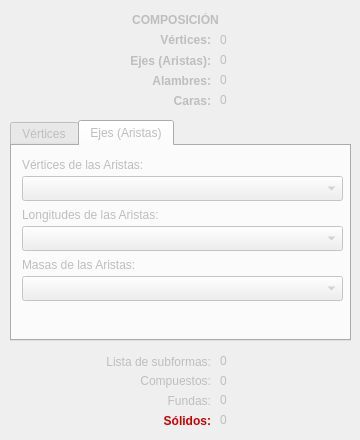
   <widget class="QWidget" name="composicion">
    <property name="enabled">
     <bool>false</bool>
    </property>
    <attribute name="title">
     <string>Comp.</string>
    </attribute>
    <widget class="QLabel" name="etVertices">
     <property name="geometry">
      <rect>
       <x>10</x>
       <y>30</y>
       <width>201</width>
       <height>20</height>
      </rect>
     </property>
     <property name="text">
      <string>&lt;html&gt;&lt;head/&gt;&lt;body&gt;&lt;p&gt;&lt;span style=&quot; font-weight:600;&quot;&gt;Vértices:&lt;/span&gt;&lt;/p&gt;&lt;/body&gt;&lt;/html&gt;</string>
     </property>
     <property name="textFormat">
      <enum>Qt::RichText</enum>
     </property>
     <property name="alignment">
      <set>Qt::AlignRight|Qt::AlignTrailing|Qt::AlignVCenter</set>
     </property>
     <property name="textInteractionFlags">
      <set>Qt::LinksAccessibleByMouse|Qt::TextSelectableByKeyboard|Qt::TextSelectableByMouse</set>
     </property>
    </widget>
    <widget class="QLabel" name="vertices">
     <property name="geometry">
      <rect>
       <x>220</x>
       <y>30</y>
       <width>131</width>
       <height>20</height>
      </rect>
     </property>
     <property name="text">
      <string>0</string>
     </property>
     <property name="textInteractionFlags">
      <set>Qt::LinksAccessibleByMouse|Qt::TextSelectableByKeyboard|Qt::TextSelectableByMouse</set>
     </property>
    </widget>
    <widget class="QLabel" name="etEjes">
     <property name="geometry">
      <rect>
       <x>10</x>
       <y>51</y>
       <width>201</width>
       <height>20</height>
      </rect>
     </property>
     <property name="text">
      <string>&lt;html&gt;&lt;head/&gt;&lt;body&gt;&lt;p&gt;&lt;span style=&quot; font-weight:600;&quot;&gt;Ejes (Aristas):&lt;/span&gt;&lt;/p&gt;&lt;/body&gt;&lt;/html&gt;</string>
     </property>
     <property name="textFormat">
      <enum>Qt::RichText</enum>
     </property>
     <property name="alignment">
      <set>Qt::AlignRight|Qt::AlignTrailing|Qt::AlignVCenter</set>
     </property>
     <property name="textInteractionFlags">
      <set>Qt::LinksAccessibleByMouse|Qt::TextSelectableByKeyboard|Qt::TextSelectableByMouse</set>
     </property>
    </widget>
    <widget class="QLabel" name="ejes">
     <property name="geometry">
      <rect>
       <x>220</x>
       <y>50</y>
       <width>131</width>
       <height>20</height>
      </rect>
     </property>
     <property name="text">
      <string>0</string>
     </property>
     <property name="textInteractionFlags">
      <set>Qt::LinksAccessibleByMouse|Qt::TextSelectableByKeyboard|Qt::TextSelectableByMouse</set>
     </property>
    </widget>
    <widget class="QLabel" name="etAlambres">
     <property name="geometry">
      <rect>
       <x>10</x>
       <y>71</y>
       <width>201</width>
       <height>20</height>
      </rect>
     </property>
     <property name="text">
      <string>&lt;html&gt;&lt;head/&gt;&lt;body&gt;&lt;p&gt;&lt;span style=&quot; font-weight:600;&quot;&gt;Alambres:&lt;/span&gt;&lt;/p&gt;&lt;/body&gt;&lt;/html&gt;</string>
     </property>
     <property name="textFormat">
      <enum>Qt::RichText</enum>
     </property>
     <property name="alignment">
      <set>Qt::AlignRight|Qt::AlignTrailing|Qt::AlignVCenter</set>
     </property>
     <property name="textInteractionFlags">
      <set>Qt::LinksAccessibleByMouse|Qt::TextSelectableByKeyboard|Qt::TextSelectableByMouse</set>
     </property>
    </widget>
    <widget class="QLabel" name="alambres">
     <property name="geometry">
      <rect>
       <x>220</x>
       <y>70</y>
       <width>131</width>
       <height>20</height>
      </rect>
     </property>
     <property name="text">
      <string>0</string>
     </property>
     <property name="textInteractionFlags">
      <set>Qt::LinksAccessibleByMouse|Qt::TextSelectableByKeyboard|Qt::TextSelectableByMouse</set>
     </property>
    </widget>
    <widget class="QLabel" name="etSubformas">
     <property name="geometry">
      <rect>
       <x>20</x>
       <y>352</y>
       <width>191</width>
       <height>20</height>
      </rect>
     </property>
     <property name="text">
      <string>Lista de subformas:</string>
     </property>
     <property name="alignment">
      <set>Qt::AlignRight|Qt::AlignTrailing|Qt::AlignVCenter</set>
     </property>
     <property name="textInteractionFlags">
      <set>Qt::LinksAccessibleByMouse|Qt::TextSelectableByKeyboard|Qt::TextSelectableByMouse</set>
     </property>
    </widget>
    <widget class="QLabel" name="subformas">
     <property name="geometry">
      <rect>
       <x>220</x>
       <y>351</y>
       <width>121</width>
       <height>20</height>
      </rect>
     </property>
     <property name="text">
      <string>0</string>
     </property>
     <property name="textInteractionFlags">
      <set>Qt::LinksAccessibleByMouse|Qt::TextSelectableByKeyboard|Qt::TextSelectableByMouse</set>
     </property>
    </widget>
    <widget class="QLabel" name="etCompuestos">
     <property name="geometry">
      <rect>
       <x>20</x>
       <y>371</y>
       <width>191</width>
       <height>20</height>
      </rect>
     </property>
     <property name="text">
      <string>Compuestos:</string>
     </property>
     <property name="alignment">
      <set>Qt::AlignRight|Qt::AlignTrailing|Qt::AlignVCenter</set>
     </property>
     <property name="textInteractionFlags">
      <set>Qt::LinksAccessibleByMouse|Qt::TextSelectableByKeyboard|Qt::TextSelectableByMouse</set>
     </property>
    </widget>
    <widget class="QLabel" name="compuestos">
     <property name="geometry">
      <rect>
       <x>220</x>
       <y>371</y>
       <width>121</width>
       <height>20</height>
      </rect>
     </property>
     <property name="text">
      <string>0</string>
     </property>
     <property name="textInteractionFlags">
      <set>Qt::LinksAccessibleByMouse|Qt::TextSelectableByKeyboard|Qt::TextSelectableByMouse</set>
     </property>
    </widget>
    <widget class="QLabel" name="fundas">
     <property name="geometry">
      <rect>
       <x>220</x>
       <y>390</y>
       <width>121</width>
       <height>20</height>
      </rect>
     </property>
     <property name="text">
      <string>0</string>
     </property>
     <property name="textInteractionFlags">
      <set>Qt::LinksAccessibleByMouse|Qt::TextSelectableByKeyboard|Qt::TextSelectableByMouse</set>
     </property>
    </widget>
    <widget class="QLabel" name="solidos">
     <property name="geometry">
      <rect>
       <x>220</x>
       <y>410</y>
       <width>121</width>
       <height>20</height>
      </rect>
     </property>
     <property name="text">
      <string>0</string>
     </property>
     <property name="textInteractionFlags">
      <set>Qt::LinksAccessibleByMouse|Qt::TextSelectableByKeyboard|Qt::TextSelectableByMouse</set>
     </property>
    </widget>
    <widget class="QLabel" name="etSolidos">
     <property name="geometry">
      <rect>
       <x>20</x>
       <y>411</y>
       <width>191</width>
       <height>20</height>
      </rect>
     </property>
     <property name="text">
      <string>&lt;html&gt;&lt;head/&gt;&lt;body&gt;&lt;p&gt;&lt;span style=&quot; font-weight:600; color:#cc0000;&quot;&gt;Sólidos:&lt;/span&gt;&lt;/p&gt;&lt;/body&gt;&lt;/html&gt;</string>
     </property>
     <property name="textFormat">
      <enum>Qt::RichText</enum>
     </property>
     <property name="alignment">
      <set>Qt::AlignRight|Qt::AlignTrailing|Qt::AlignVCenter</set>
     </property>
     <property name="textInteractionFlags">
      <set>Qt::LinksAccessibleByMouse|Qt::TextSelectableByKeyboard|Qt::TextSelectableByMouse</set>
     </property>
    </widget>
    <widget class="QLabel" name="etFundas">
     <property name="geometry">
      <rect>
       <x>20</x>
       <y>391</y>
       <width>191</width>
       <height>20</height>
      </rect>
     </property>
     <property name="text">
      <string>Fundas:</string>
     </property>
     <property name="alignment">
      <set>Qt::AlignRight|Qt::AlignTrailing|Qt::AlignVCenter</set>
     </property>
     <property name="textInteractionFlags">
      <set>Qt::LinksAccessibleByMouse|Qt::TextSelectableByKeyboard|Qt::TextSelectableByMouse</set>
     </property>
    </widget>
    <widget class="QTabWidget" name="tabComp">
     <property name="enabled">
      <bool>false</bool>
     </property>
     <property name="geometry">
      <rect>
       <x>10</x>
       <y>120</y>
       <width>341</width>
       <height>221</height>
      </rect>
     </property>
     <property name="currentIndex">
      <number>1</number>
     </property>
     <widget class="QWidget" name="tabVertices">
      <attribute name="title">
       <string>Vértices</string>
      </attribute>
      <widget class="QComboBox" name="comboVertices">
       <property name="geometry">
        <rect>
         <x>10</x>
         <y>30</y>
         <width>321</width>
         <height>25</height>
        </rect>
       </property>
      </widget>
      <widget class="QLabel" name="etComboVertices">
       <property name="geometry">
        <rect>
         <x>10</x>
         <y>10</y>
         <width>211</width>
         <height>17</height>
        </rect>
       </property>
       <property name="text">
        <string>Coordenadas de los vértices:</string>
       </property>
      </widget>
     </widget>
     <widget class="QWidget" name="tabEjes">
      <property name="enabled">
       <bool>false</bool>
      </property>
      <attribute name="title">
       <string>Ejes (Aristas)</string>
      </attribute>
      <widget class="QComboBox" name="comboEjes">
       <property name="geometry">
        <rect>
         <x>10</x>
         <y>30</y>
         <width>321</width>
         <height>25</height>
        </rect>
       </property>
       <property name="currentText">
        <string/>
       </property>
      </widget>
      <widget class="QComboBox" name="comboEjesLongitudes">
       <property name="geometry">
        <rect>
         <x>10</x>
         <y>80</y>
         <width>321</width>
         <height>25</height>
        </rect>
       </property>
       <property name="currentText">
        <string/>
       </property>
      </widget>
      <widget class="QComboBox" name="comboEjesMasas">
       <property name="geometry">
        <rect>
         <x>10</x>
         <y>130</y>
         <width>321</width>
         <height>25</height>
        </rect>
       </property>
       <property name="currentText">
        <string/>
       </property>
      </widget>
      <widget class="QLabel" name="etComboEjes">
       <property name="geometry">
        <rect>
         <x>10</x>
         <y>10</y>
         <width>171</width>
         <height>17</height>
        </rect>
       </property>
       <property name="text">
        <string>Vértices de las Aristas:</string>
       </property>
      </widget>
      <widget class="QLabel" name="etComboEjesLongitudes">
       <property name="geometry">
        <rect>
         <x>10</x>
         <y>60</y>
         <width>191</width>
         <height>17</height>
        </rect>
       </property>
       <property name="text">
        <string>Longitudes de las Aristas:</string>
       </property>
      </widget>
      <widget class="QLabel" name="etComboEjesMasas">
       <property name="geometry">
        <rect>
         <x>10</x>
         <y>110</y>
         <width>191</width>
         <height>17</height>
        </rect>
       </property>
       <property name="text">
        <string>Masas de las Aristas:</string>
       </property>
      </widget>
     </widget>
    </widget>
    <widget class="QLabel" name="etCaras">
     <property name="geometry">
      <rect>
       <x>10</x>
       <y>91</y>
       <width>201</width>
       <height>20</height>
      </rect>
     </property>
     <property name="text">
      <string>&lt;html&gt;&lt;head/&gt;&lt;body&gt;&lt;p&gt;&lt;span style=&quot; font-weight:600;&quot;&gt;Caras:&lt;/span&gt;&lt;/p&gt;&lt;/body&gt;&lt;/html&gt;</string>
     </property>
     <property name="textFormat">
      <enum>Qt::RichText</enum>
     </property>
     <property name="alignment">
      <set>Qt::AlignRight|Qt::AlignTrailing|Qt::AlignVCenter</set>
     </property>
     <property name="textInteractionFlags">
      <set>Qt::LinksAccessibleByMouse|Qt::TextSelectableByKeyboard|Qt::TextSelectableByMouse</set>
     </property>
    </widget>
    <widget class="QLabel" name="caras">
     <property name="geometry">
      <rect>
       <x>220</x>
       <y>90</y>
       <width>131</width>
       <height>20</height>
      </rect>
     </property>
     <property name="text">
      <string>0</string>
     </property>
     <property name="textInteractionFlags">
      <set>Qt::LinksAccessibleByMouse|Qt::TextSelectableByKeyboard|Qt::TextSelectableByMouse</set>
     </property>
    </widget>
    <widget class="QLabel" name="etComposicion">
     <property name="geometry">
      <rect>
       <x>20</x>
       <y>10</y>
       <width>311</width>
       <height>20</height>
      </rect>
     </property>
     <property name="text">
      <string>&lt;html&gt;&lt;head/&gt;&lt;body&gt;&lt;p&gt;&lt;span style=&quot; font-weight:600;&quot;&gt;COMPOSICIÓN&lt;/span&gt;&lt;/p&gt;&lt;/body&gt;&lt;/html&gt;</string>
     </property>
     <property name="textFormat">
      <enum>Qt::RichText</enum>
     </property>
     <property name="alignment">
      <set>Qt::AlignCenter</set>
     </property>
    </widget>
   </widget>
